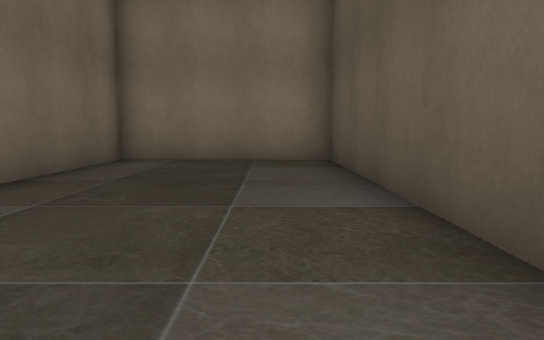
[1] (above)

14 first-person views from a walk through a 3-D level made in the Unity game engine. The camera is 1.3 m above the floor, tilts 6° down and sees 70° across. The floor is counted in squares, 2 m on a side. Each view is taken from the middle of a square. On the plan, view 1 faces up. The plan holds only what a view shows up to about 11 squares ahead; the rest is blank. The place goes on beyond the plan. The player is left out. Some animated figures are left out. Some surface patterns are stand-ins.

[2]
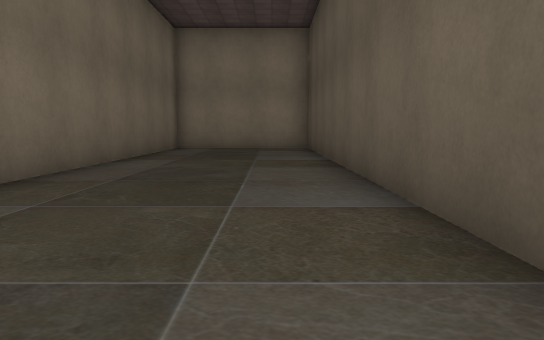

[3]
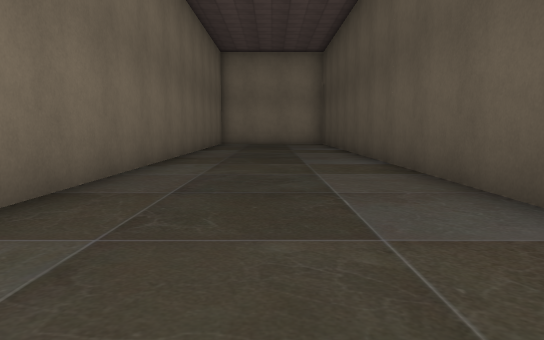

[4]
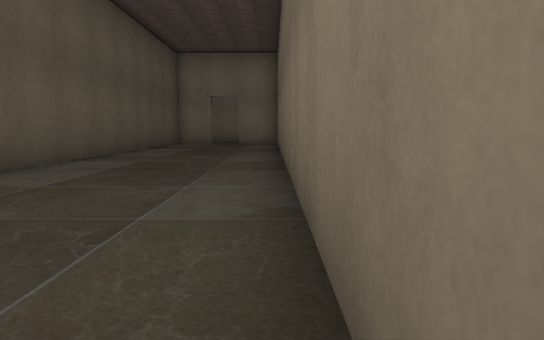

[5]
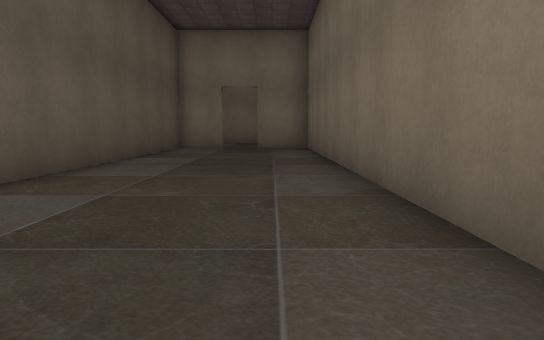

[6]
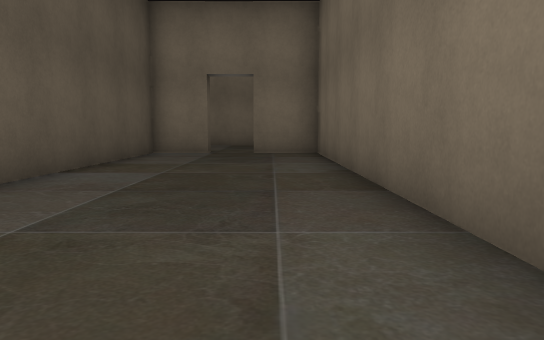

[7]
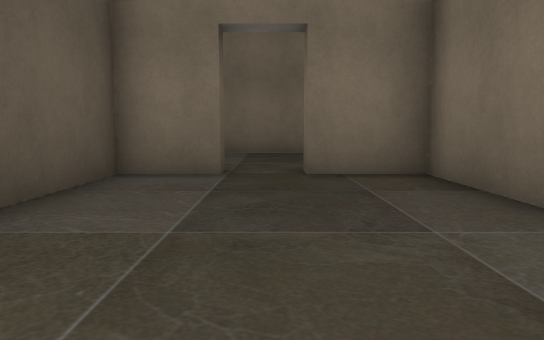

[8]
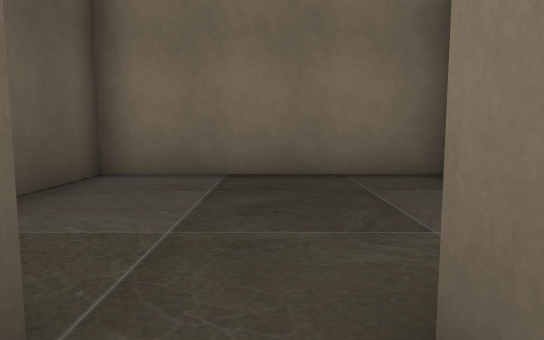

[9]
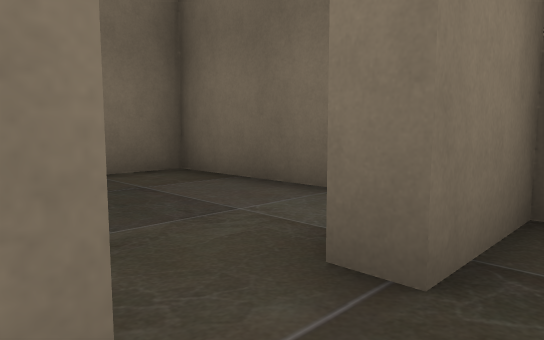

[10]
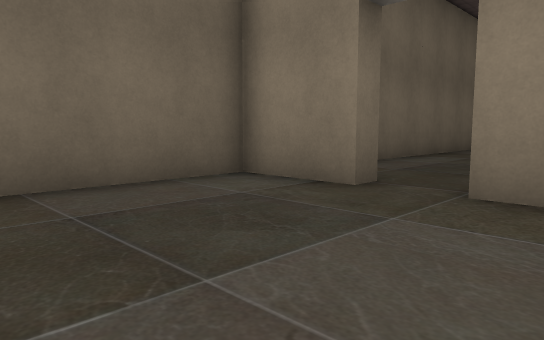

[11]
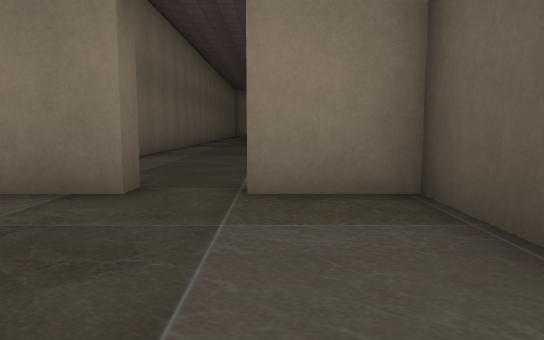

[12]
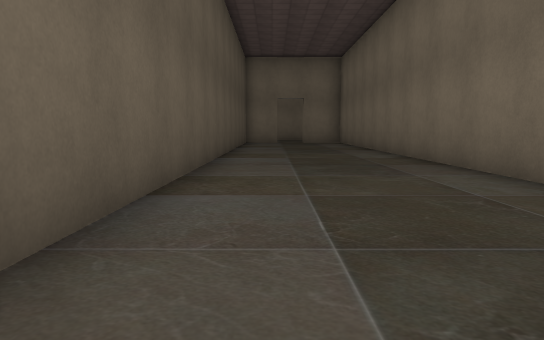

[13]
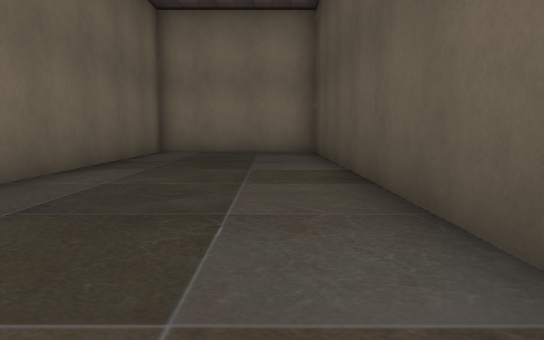

[14]
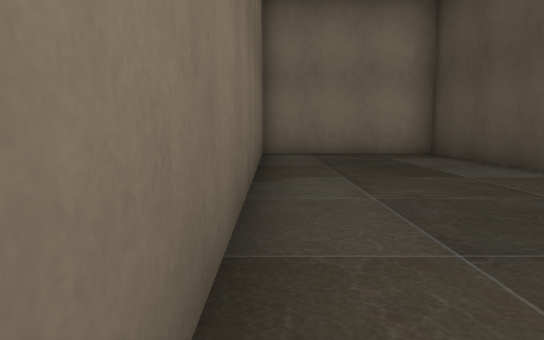

### Floor plan
Ten units are one square. View 1 is at (0, 0); x grows to the right and y downward. Boxes are objects, and circles mark ways between rooms. Rooms are numbered by the first view taken in them; rooms with no view inside come last. Other rooms are left out.
<svg viewBox="-40 -89 60 360">
<path fill="none" stroke="#000" d="M-3 221 -3 216 13 216 13 -84 -33 -84 -33 216 -15 216 -15 221M-15 221 -35 221 -35 266 15 266 15 221 -3 221"/>
<circle cx="-10" cy="220" r="3" fill="#2a7"/>
<text x="-10" y="70">1</text>
<text x="-10" y="240">2</text>
</svg>
Room 1 opens to room 2.

Where each view was taken, in squares from view 1:
view 1: 0 up, 0 right, facing up
view 2: 5 down, 0 right, facing up
view 3: 9 down, 1 left, facing up
view 4: 4 down, 3 left, facing down
view 5: 8 down, 2 left, facing down
view 6: 11 down, 2 left, facing down
view 7: 16 down, 1 left, facing down
view 8: 21 down, 1 left, facing down
view 9: 21 down, 0 right, facing down-left
view 10: 26 down, 1 right, facing up-left
view 11: 26 down, 0 right, facing up
view 12: 3 down, 0 right, facing down
view 13: 3 down, 0 right, facing up
view 14: 2 down, 3 left, facing up
